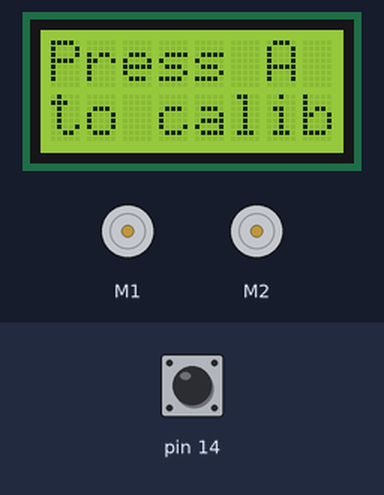
A sketch run on a simulated Arduino Leonardo, built with avr-gcc and run on an emulated ATmega32U4. Shown: 8×2 character LCD, 2 × DC motor (green arrow = forward, orange = backward, longer = faster). Inputs (shaded band) come from the test bench; at power-on: pin 14 HIGH.

Above: at 0.8 s.
0.9 s: pin 14 pulled LOW for 0.15 s
At 1.8 s:
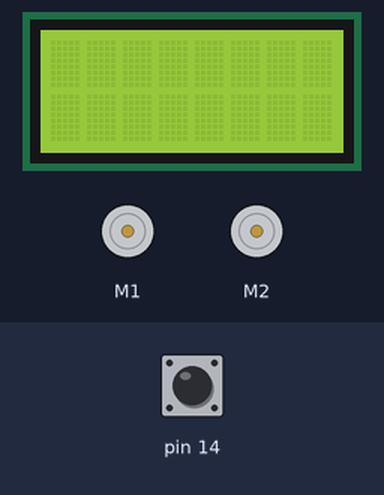
At 3.7 s:
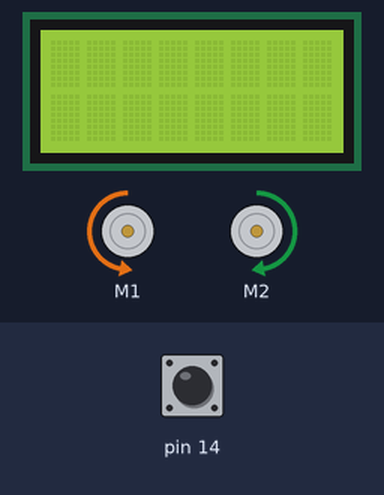
4.0 s: pin 14 pulled LOW for 3.2 s
At 8.8 s:
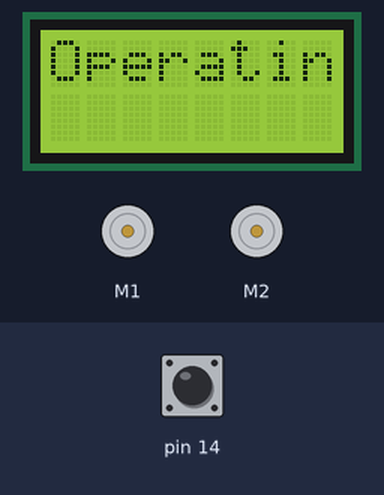
Timing chart, 0 to 10.3 s (numbered marks = the images above; inputs shaded):
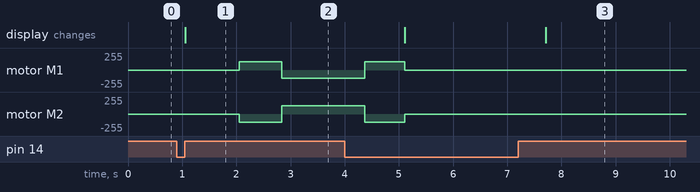

The sketch:

calibration.ino
```cpp
/*  ORGANIZATION: Pitt-RAS
 *  AUTHORS:      Mark Hofmeister, Morgan Visnesky
 *  DATE:         12/21/2020
 *  FILENAME:     calibration.ino
 *  DESCRIPTION:
 *    Calibration function
 */

#include <Wire.h>
#include <Zumo32U4.h>

const uint16_t maxSpeed = 200;

Zumo32U4LineSensors lineSensors;
Zumo32U4Motors motors;
Zumo32U4LCD lcd;
Zumo32U4ButtonA buttonA;
Zumo32U4ButtonC buttonC;


#define numSensors 5
unsigned int lineSensorValues[numSensors];
int leftSpeed = 0, rightSpeed = 0;

//Necessary to calibrate for the environment
void calibrateSensors()
{
  lcd.clear();
  delay(1000);
  for(int i = 0; i < 120; i++)
  {
    if (i > 30 && i <= 90)
    {
      motors.setSpeeds(-200, 200);
    }
    else
    {
      motors.setSpeeds(200, -200);
    }
    lineSensors.calibrate();
  }
  motors.setSpeeds(0, 0);
}


void setup()
{
  //motors.flipLeftMotor(true);
  //motors.flipRightMotor(true);

  //Initialized sensors
  lineSensors.initFiveSensors();

  //Calibration loop
  lcd.clear();
  lcd.print(F("Press A"));
  lcd.gotoXY(0, 1);
  lcd.print(F("to calibrate"));
  buttonA.waitForButton();

  //Spins robt around to expose it to an environment of variable refelectance
  calibrateSensors();

  //Press A to Go
  lcd.clear();
  lcd.print(F("Press A"));
  lcd.gotoXY(0,1);
  lcd.print(F("to begin"));
  buttonA.waitForButton();

  delay(500);
  lcd.clear();
  lcd.print(F("Operating"));
}

void loop()
{


}
```

Measured:
- after the input at 0.9 s, motor M1: stopped → forward 127/255 after 1.2 s, → backward 127/255 0.79 s later; motor M2: stopped → backward 127/255 after 1.2 s, → forward 127/255 0.79 s later; the display: changes after 0.15 s (image 1)
- after the input at 4.0 s, the display: first differs from a run without the input after 3.7 s (image 3)
